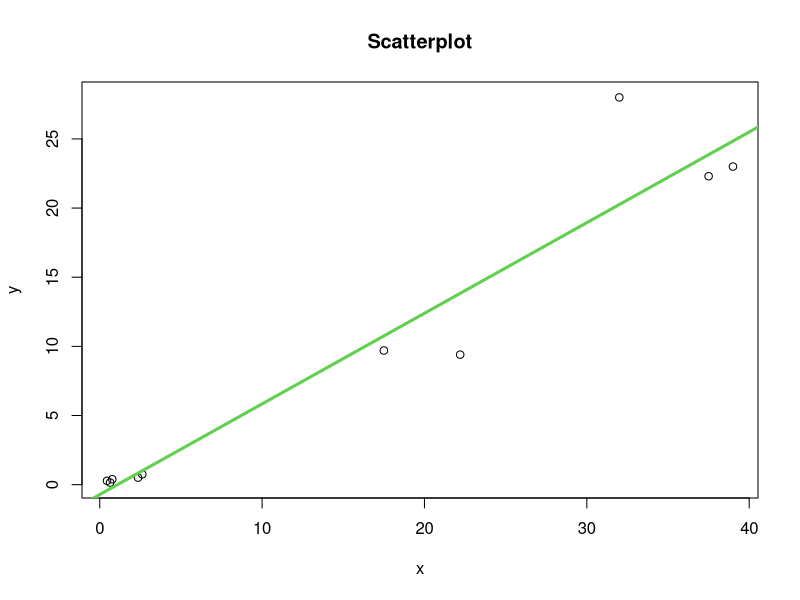

This figure's R source:

clc <- function(){
  cat("\014")
}

clc()

rm(list = ls())

x = c(39.00, 37.50, 22.20, 17.50, 0.64, 0.45, 2.62, 2.36, 32.00, 0.77)
mean(x)
y = c(23.00, 22.30, 9.40, 9.70, 0.15, 0.28, 0.75, 0.51, 28.00, 0.39)
mean(y)

plot(x, y, main = "Scatterplot")

mod = lm(y ~ x)
# summary(mod)

mod$coefficients
abline(mod, col = 3, lwd = 3)
